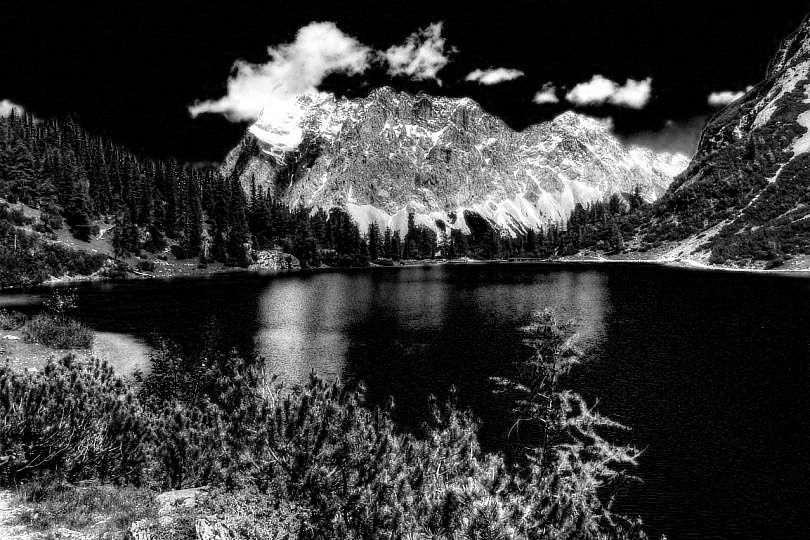
#> input picture imagen1/imagen1_salida_gray_rojo.jpg, 810 x 540 px
$ jupyter execute --allow-errors lab_1.ipynb
#> lines starting #> are read from the running program, lines starting #| are printed output that depends on the picture
# Laboratorio 1

### Librerías

[cell 1]
import numpy as np
import cv2
import matplotlib.pyplot as plt
import os
from tkinter import Tk
from tkinter.filedialog import askopenfilename

## Problema 1

#### Definición

[cell 2]
def definir_color(imagen, color):
    '''
        Color: Código de color para filtrar:
            1: Azul
            2: Verde
            3: Rojo
            10: Rojo y Verde
            20: Verde y Azul
            30: Azul y Rojo
    '''

    # Copia para no modificar la original
    img_modificada = np.zeros_like(imagen)

    # Activar canales según el código de color
    if color == 1:
        img_modificada[:,:,0] = imagen[:,:,0]  # Azul
    elif color == 2:
        img_modificada[:,:,1] = imagen[:,:,1]  # Verde
    elif color == 3:
        img_modificada[:,:,2] = imagen[:,:,2]  # Rojo
    elif color == 10:
        img_modificada[:,:,1] = imagen[:,:,1]  # Verde
        img_modificada[:,:,2] = imagen[:,:,2]  # Rojo
    elif color == 20:
        img_modificada[:,:,0] = imagen[:,:,0]  # Azul
        img_modificada[:,:,1] = imagen[:,:,1]  # Verde
    elif color == 30:
        img_modificada[:,:,0] = imagen[:,:,0]  # Azul
        img_modificada[:,:,2] = imagen[:,:,2]  # Rojo

    # Convertir la imagen de vuelta a RGB
    img_modificada = cv2.cvtColor(img_modificada, cv2.COLOR_BGR2RGB)

    return img_modificada

[cell 3]
def mostrar_imagenes_colores(imagen_color, imagen_modificada):
    '''
    Muestra dos imágenes la original y modificada.
    '''
    fig, axes = plt.subplots(1, 2, figsize=(12, 6))

    # Imagen original
    axes[0].imshow(imagen_color)
    axes[0].set_title('Imagen Original')
    axes[0].axis('off')

    # Imagen modificada
    axes[1].imshow(imagen_modificada)
    axes[1].set_title('Imagen Modificada')
    axes[1].axis('off')

    plt.tight_layout()
    plt.show()

#### Uso y muestras de imágenes

##### Instrucciones

- **Selecciona la imagen:** Al ejecutar la celda de código, se abrirá una ventana emergente. Haz clic en "Seleccionar una imagen" y elige la imagen que deseas procesar desde tu equipo. Puedes seleccionar archivos en formatos como JPG, JPEG, PNG, BMP, o GIF.

- **Ingresa el código de color:** Se te pedirá que ingreses un código de color. Escribe uno de los siguientes números y presiona Enter:

* 1: Mostrar solo el canal azul.
* 2: Mostrar solo el canal verde.
* 3: Mostrar solo el canal rojo.
* 10: Mostrar los canales rojo y verde.
* 20: Mostrar los canales verde y azul.
* 30: Mostrar los canales azul y rojo.

- **Visualiza las imágenes:** Se mostrarán dos imágenes lado a lado: la imagen original y la imagen modificada con los canales de color seleccionados.

[cell 4]
# Seleccionar la imagen
Tk().withdraw()
ruta_imagen = askopenfilename(title="Seleccione una imagen", filetypes=[("Archivos de imagen", "*.jpg *.jpeg *.png *.bmp *.gif")])
#> the answer given: imagen1/imagen1_salida_gray_rojo.jpg

# Verificar si se seleccionó una imagen
if not ruta_imagen:
    print("No se seleccionó ninguna imagen.")
    exit()

while True:
    try:
        color = int(input("Ingrese el código de color (1: Azul, 2: Verde, 3: Rojo, 10: Rojo y Verde, 20: Verde y Azul, 30: Azul y Rojo): "))
        if color in [1, 2, 3, 10, 20, 30]:
            break
        else:
            print("Código de color inválido. Intente de nuevo.")
    except ValueError:
        print("Entrada inválida. Por favor, ingrese un número.")
#> this loop made 1 pass; the answer given on pass 1: 1

# Cargar y procesar la imagen
imagen = cv2.imread(ruta_imagen)
#> imagen is the input picture: shape (540, 810, 3); min 0, max 255, mean 57.5
resultado = definir_color(imagen, color)
#> in definir_color, `img_modificada[:,:,0] = imagen[:,:,0]`:
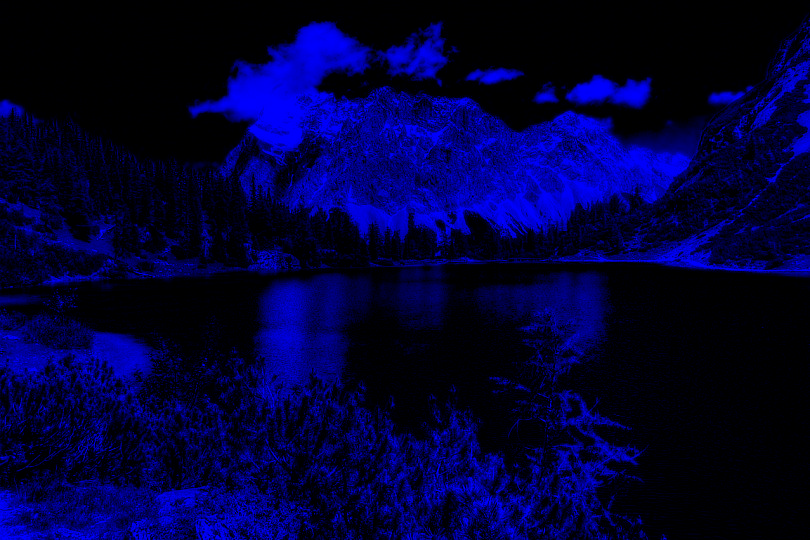
#> img_modificada: shape (540, 810, 3); mean B, G, R 57.5, 0, 0

# Mostrar imágenes
mostrar_imagenes_colores(cv2.cvtColor(imagen, cv2.COLOR_BGR2RGB), resultado)
#> in mostrar_imagenes_colores, `plt.show()`:
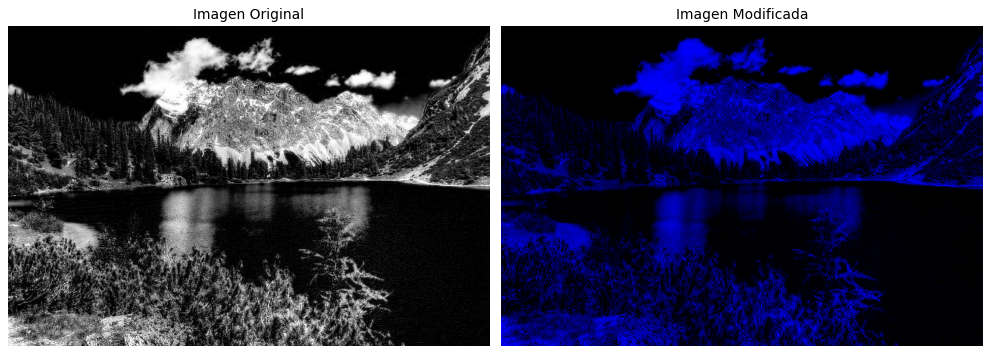
#> figure drawn by matplotlib, 2 panels

## Problema 2

#### Definición

[cell 5]
def construir_imagen(imagen_rojo, imagen_verde, imagen_azul):
    '''
    Construye una imagen a color a partir de tres imágenes en escala de grises que representan los canales rojo, verde y azul.
    '''
#> called with imagen_rojo = 'imagen1/imagen1_salida_gray_rojo.jpg', imagen_verde = 'imagen1/imagen1_salida_gray_verde.jpg', imagen_azul = 'imagen1/imagen1_salida_gray_azul.jpg'

    # Convertir imágenes a escala de grises
    img_rojo = cv2.imread(imagen_rojo, cv2.IMREAD_GRAYSCALE)
#> img_rojo: shape (540, 810); min 0, max 255, mean 57.5
    img_verde = cv2.imread(imagen_verde, cv2.IMREAD_GRAYSCALE)
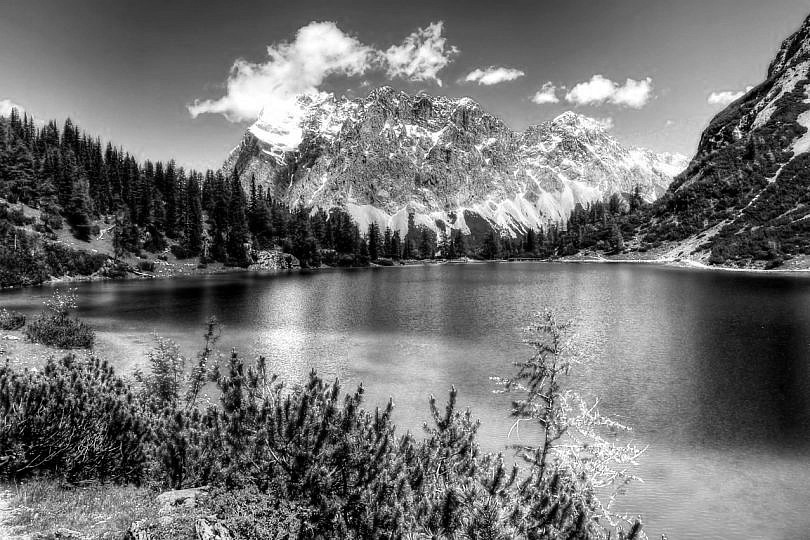
#> input picture imagen1/imagen1_salida_gray_verde.jpg, 810 x 540 px
#> img_verde is the input picture: shape (540, 810); min 0, max 255, mean 113.9
    img_azul = cv2.imread(imagen_azul, cv2.IMREAD_GRAYSCALE)
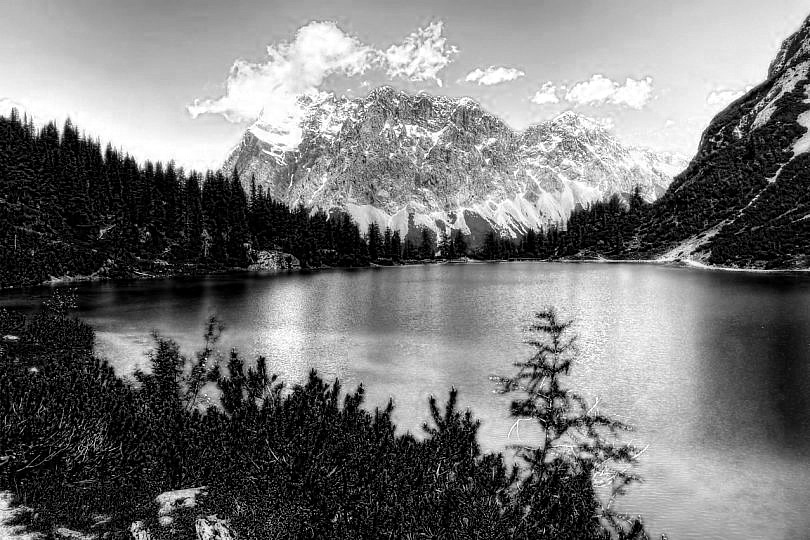
#> input picture imagen1/imagen1_salida_gray_azul.jpg, 810 x 540 px
#> img_azul is the input picture: shape (540, 810); min 0, max 255, mean 118.1

    # Verificar que las imágenes tengan las mismas dimensiones
    if img_rojo.shape != img_verde.shape != img_azul.shape:
        raise ValueError("Las imágenes deben tener las mismas dimensiones")

    # Crear imagen vacía con 3 valores (BGR)
    img_color = np.zeros((img_rojo.shape[0], img_rojo.shape[1], 3), dtype=np.uint8)

    # Asignar el color correspondiente
    img_color[:,:,2] = img_rojo
    img_color[:,:,1] = img_verde
    img_color[:,:,0] = img_azul

    return img_color

#### Uso

##### Imagen 1

[cell 6]
ruta_img1_rojo = 'imagen1/imagen1_salida_gray_rojo.jpg'
ruta_img1_verde = 'imagen1/imagen1_salida_gray_verde.jpg'
ruta_img1_azul = 'imagen1/imagen1_salida_gray_azul.jpg'

# Contruir imagen
img1_color = construir_imagen(ruta_img1_rojo, ruta_img1_verde, ruta_img1_azul)

[cell 7]
# Mostrar imagen
plt.figure(figsize=(8,3))
plt.title('Canal a Color')
plt.imshow(cv2.cvtColor(img1_color, cv2.COLOR_BGR2RGB))
plt.axis('off')
plt.show()

##### Imagen 2

[cell 8]
ruta_img2_rojo = 'imagen2/imagen2_salida_gray_rojo.jpg'
ruta_img2_verde = 'imagen2/imagen2_salida_gray_verde.jpg'
ruta_img2_azul = 'imagen2/imagen2_salida_gray_azul.jpg'

# Contruir imagen
img2_color = construir_imagen(ruta_img2_rojo, ruta_img2_verde, ruta_img2_azul)
#> call 2 of construir_imagen, with imagen_rojo = 'imagen2/imagen2_salida_gray_rojo.jpg', imagen_verde = 'imagen2/imagen2_salida_gray_verde.jpg', imagen_azul = 'imagen2/imagen2_salida_gray_azul.jpg'
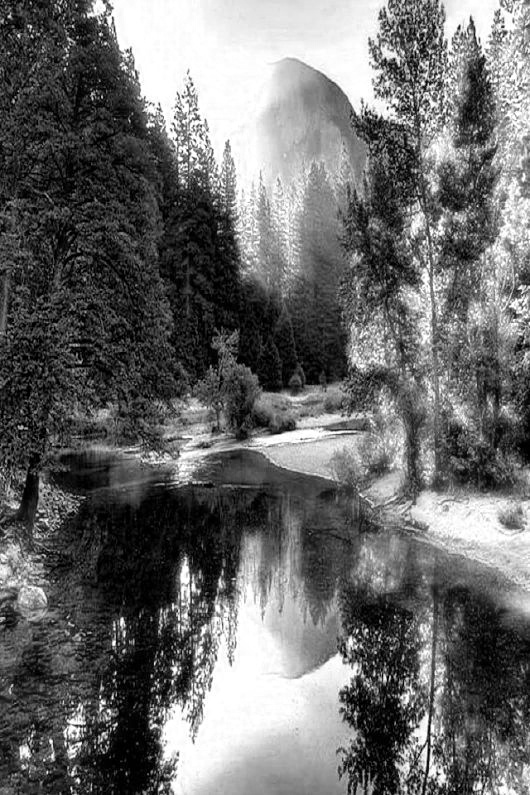
#> input picture imagen2/imagen2_salida_gray_rojo.jpg, 530 x 795 px
#> in construir_imagen, img_rojo is the input picture: shape (795, 530); min 0, max 255, mean 106.5
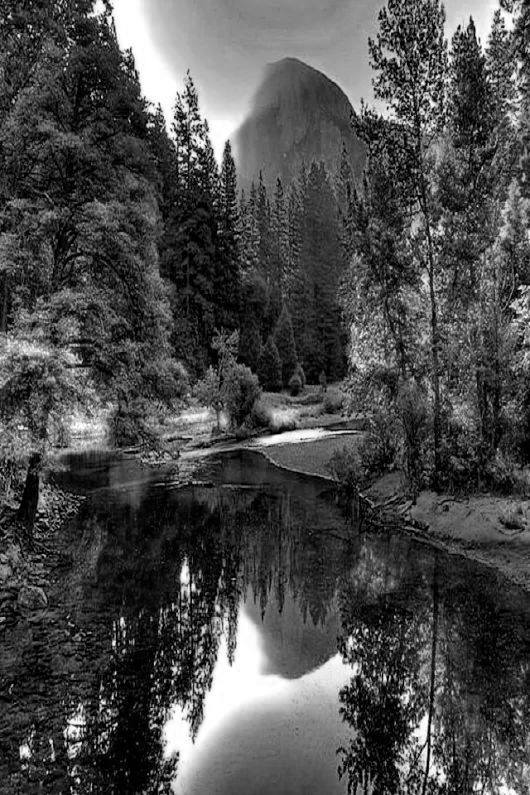
#> input picture imagen2/imagen2_salida_gray_verde.jpg, 530 x 795 px
#> in construir_imagen, img_verde is the input picture: shape (795, 530); min 0, max 255, mean 75.3
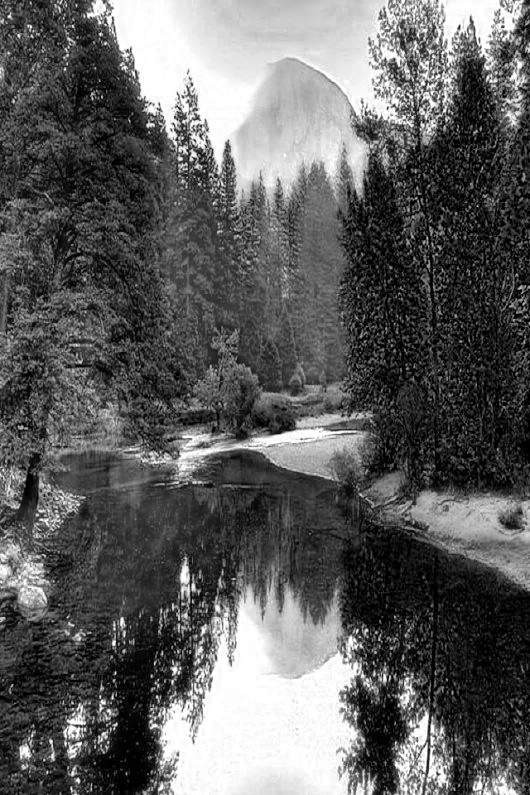
#> input picture imagen2/imagen2_salida_gray_azul.jpg, 530 x 795 px
#> in construir_imagen, img_azul is the input picture: shape (795, 530); min 0, max 255, mean 95.1
#> in construir_imagen (call 2), `img_color[:,:,2] = img_rojo`:
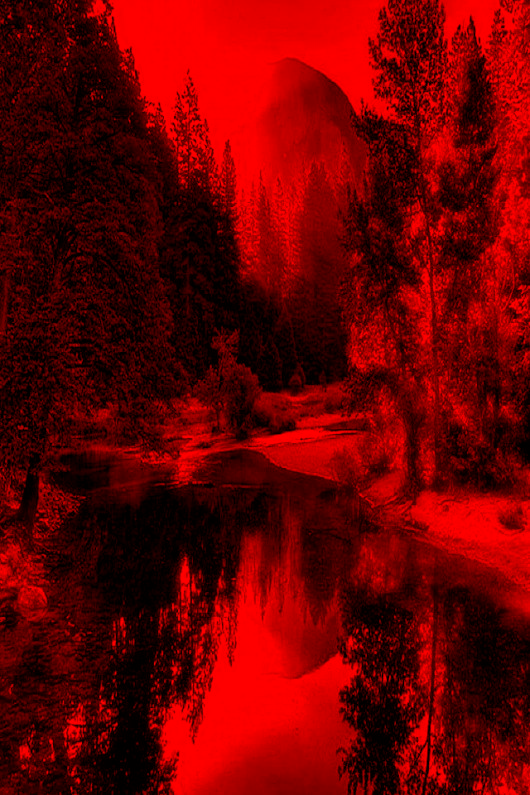
#> img_color: shape (795, 530, 3); mean of channels 0, 1, 2 0, 0, 106.5; drawn as B, G, R
#> in construir_imagen (call 2), `img_color[:,:,1] = img_verde`:
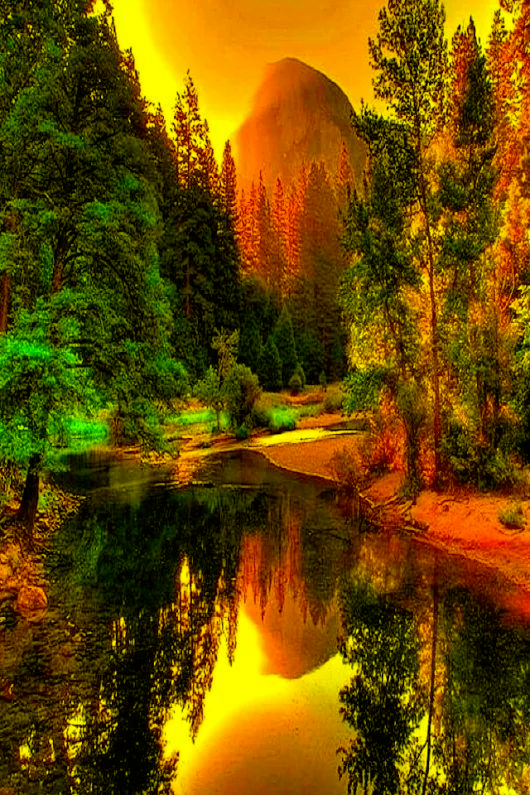
#> img_color: shape (795, 530, 3); mean of channels 0, 1, 2 0, 75.3, 106.5; drawn as B, G, R
#> in construir_imagen (call 2), `img_color[:,:,0] = img_azul`:
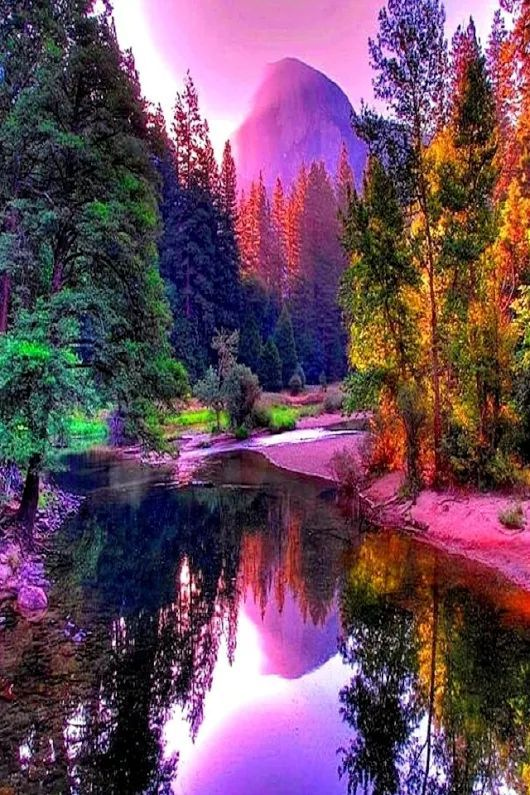
#> img_color: shape (795, 530, 3); mean of channels 0, 1, 2 95.1, 75.3, 106.5; drawn as B, G, R

[cell 9]
# Mostrar imagen
plt.figure(figsize=(8,3))
plt.title('Canal a Color')
plt.imshow(cv2.cvtColor(img2_color, cv2.COLOR_BGR2RGB))
plt.axis('off')
plt.show()

##### Perro

[cell 10]
ruta_perro_rojo = 'perro/perro_salida_gray_rojo.jpg'
ruta_perro_verde = 'perro/perro_salida_gray_verde.jpg'
ruta_perro_azul = 'perro/perro_salida_gray_azul.jpg'

# Contruir imagen
#> (the rest of this cell did not finish here and is left out)
